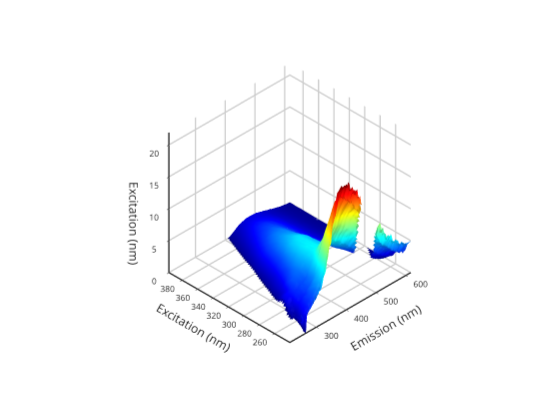

Notebook source saved alongside this figure:
### Markdown cell above
# Picking specific values

Using the graph below you can find fluorescence values at any ex/em pairs that you wish to use for fluorescnece indices such as humification index or fluorescence index.

### Code cell
% use the plotly plotting command to make the surface rotatable
graphics_toolkit ("plotly"); 
makesurfaceplot(F,em,ex)

### Figure 1 — Plotly figure (JSON) as saved in the notebook; plotly's stock layout.template omitted (floating-point values rounded to 4 significant figures; data arrays with more than 128 entries replaced by an {"elided": "..."} marker saying what was removed)
{"data": [{"autocolorscale": "false", "cauto": "false", "cmax": 19.9, "cmin": 0, "colorscale": [[0, "rgb(0,0,143)"], [0.01587, "rgb(0,0,159)"], [0.03175, "rgb(0,0,175)"], [0.04762, "rgb(0,0,191)"], [0.06349, "rgb(0,0,207)"], [0.07937, "rgb(0,0,223)"], [0.09524, "rgb(0,0,239)"], [0.1111, "rgb(0,0,255)"], [0.127, "rgb(0,15,255)"], [0.1429, "rgb(0,31,255)"], [0.1587, "rgb(0,47,255)"], [0.1746, "rgb(0,63,255)"], [0.1905, "rgb(0,79,255)"], [0.2063, "rgb(0,95,255)"], [0.2222, "rgb(0,111,255)"], [0.2381, "rgb(0,127,255)"], [0.254, "rgb(0,143,255)"], [0.2698, "rgb(0,159,255)"], [0.2857, "rgb(0,175,255)"], [0.3016, "rgb(0,191,255)"], [0.3175, "rgb(0,207,255)"], [0.3333, "rgb(0,223,255)"], [0.3492, "rgb(0,239,255)"], [0.3651, "rgb(0,255,255)"], [0.381, "rgb(15,255,239)"], [0.3968, "rgb(31,255,223)"], [0.4127, "rgb(47,255,207)"], [0.4286, "rgb(63,255,191)"], [0.4444, "rgb(79,255,175)"], [0.4603, "rgb(95,255,159)"], [0.4762, "rgb(111,255,143)"], [0.4921, "rgb(127,255,127)"], [0.5079, "rgb(143,255,111)"], [0.5238, "rgb(159,255,95)"], [0.5397, "rgb(175,255,79)"], [0.5556, "rgb(191,255,63)"], [0.5714, "rgb(207,255,47)"], [0.5873, "rgb(223,255,31)"], [0.6032, "rgb(239,255,15)"], [0.619, "rgb(255,255,0)"], [0.6349, "rgb(255,239,0)"], [0.6508, "rgb(255,223,0)"], [0.6667, "rgb(255,207,0)"], [0.6825, "rgb(255,191,0)"], [0.6984, "rgb(255,175,0)"], [0.7143, "rgb(255,159,0)"], [0.7302, "rgb(255,143,0)"], [0.746, "rgb(255,127,0)"], [0.7619, "rgb(255,111,0)"], [0.7778, "rgb(255,95,0)"], [0.7937, "rgb(255,79,0)"], [0.8095, "rgb(255,63,0)"], [0.8254, "rgb(255,47,0)"], [0.8413, "rgb(255,31,0)"], [0.8571, "rgb(255,15,0)"], [0.873, "rgb(255,0,0)"], [0.8889, "rgb(239,0,0)"], [0.9048, "rgb(223,0,0)"], [0.9206, "rgb(207,0,0)"], [0.9365, "rgb(191,0,0)"], [0.9524, "rgb(175,0,0)"], [0.9683, "rgb(159,0,0)"], [0.9841, "rgb(143,0,0)"], [1, "rgb(127,0,0)"]], "contours": {"x": {"highlight": true, "highlightcolor": "rgb(0, 0, 0)", "highlightwidth": 1, "show": false}, "y": {"highlight": true, "highlightcolor": "rgb(0, 0, 0)", "highlightwidth": 1, "show": false}, "z": {"highlight": true, "highlightcolor": "rgb(0, 0, 0)", "highlightwidth": 1, "show": false}}, "name": "", "scene": "scene", "showlegend": false, "showscale": false, "surfacecolor": {"elided": "49x125 float values"}, "type": "surface", "visibility": true, "x": [210.9, 214.1, 217.2, 220.4, 223.6, 226.7, 229.9, 233.1, 236.3, 239.5, 242.7, 245.8, 249.0, 252.2, 255.4, 258.6, 261.8, 265.0, 268.2, 271.4, 274.6, 277.9, 281.1, 284.3, 287.5, 290.7, 293.9, 297.2, 300.4, 303.6, 306.9, 310.1, 313.3, 316.6, 319.8, 323.0, 326.3, 329.5, 332.8, 336.0, 339.3, 342.5, 345.8, 349.0, 352.3, 355.5, 358.8, 362.1, 365.3, 368.6, 371.9, 375.1, 378.4, 381.7, 384.9, 388.2, 391.5, 394.8, 398.1, 401.3, 404.6, 407.9, 411.2, 414.5, 417.8, 421.1, 424.4, 427.7, 431.0, 434.2, 437.5, 440.8, 444.1, 447.5, 450.8, 454.1, 457.4, 460.7, 464.0, 467.3, 470.6, 473.9, 477.2, 480.5, 483.9, 487.2, 490.5, 493.8, 497.1, 500.5, 503.8, 507.1, 510.4, 513.7, 517.1, 520.4, 523.7, 527.0, 530.4, 533.7, 537.0, 540.4, 543.7, 547.0, 550.4, 553.7, 557.0, 560.4, 563.7, 567.0, 570.4, 573.7, 577.0, 580.4, 583.7, 587.1, 590.4, 593.7, 597.1, 600.4, 603.8, 607.1, 610.5, 613.8, 617.1], "y": [397.3, 394.0, 390.7, 387.4, 384.2, 380.9, 377.6, 374.4, 371.1, 367.8, 364.6, 361.3, 358.0, 354.8, 351.5, 348.2, 344.9, 341.7, 338.4, 335.1, 331.9, 328.6, 325.3, 322.1, 318.8, 315.5, 312.2, 309.0, 305.7, 302.4, 299.2, 295.9, 292.6, 289.4, 286.1, 282.8, 279.5, 276.3, 273, 269.7, 266.5, 263.2, 259.9, 256.6, 253.4, 250.1, 246.8, 243.6, 240.3], "z": {"elided": "49x125 float values"}}], "layout": {"height": 420, "hovermode": "closest", "margin": {"b": 0, "l": 0, "r": 0, "t": 0}, "plot_bgcolor": "rgba(0, 0, 0, 0)", "scene": {"aspectmode": "auto", "aspectratio": {"x": 1, "y": 1, "z": 1}, "camera": {"projection": {"type": "orthographic"}}, "domain": {"x": [0.13, 0.905], "y": [0.11, 0.925]}, "xaxis": {"autorange": false, "exponentformat": "none", "gridcolor": "", "gridwidth": 3, "linecolor": "rgb(38,38,38)", "linewidth": 3, "mirror": false, "range": [617.1, 210.9], "showgrid": true, "showline": true, "side": "bottom", "spikedash": "solid", "spikemode": "across", "spikesides": false, "spikethickness": 1, "tickangle": 0, "tickcolor": "rgb(38,38,38)", "tickfont": {"color": "rgb(38,38,38)", "size": 10}, "ticklen": 3, "ticks": "outside", "ticktext": ["300", "400", "500", "600"], "tickvals": [300, 400, 500, 600], "title": {"font": {"color": "rgb(38,38,38)", "size": 12}, "text": "Emission (nm)"}, "type": "linear", "visible": true, "zeroline": false}, "yaxis": {"autorange": false, "exponentformat": "none", "gridcolor": "", "gridwidth": 3, "linecolor": "rgb(38,38,38)", "linewidth": 3, "mirror": false, "range": [397.3, 240.3], "showgrid": true, "showline": true, "side": "left", "spikedash": "solid", "spikemode": "across", "spikesides": false, "spikethickness": 1, "tickangle": 0, "tickcolor": "rgb(38,38,38)", "tickfont": {"color": "rgb(38,38,38)", "size": 10}, "ticklen": 3, "ticks": "outside", "ticktext": ["260", "280", "300", "320", "340", "360", "380"], "tickvals": [260, 280, 300, 320, 340, 360, 380], "title": {"font": {"color": "rgb(38,38,38)", "size": 12}, "text": "Excitation (nm)"}, "type": "linear", "visible": true, "zeroline": false}, "zaxis": {"autorange": false, "exponentformat": "none", "gridcolor": "", "gridwidth": 3, "linecolor": "rgb(38,38,38)", "linewidth": 3, "mirror": false, "range": [0, 21.89], "showgrid": true, "showline": true, "side": "none", "spikedash": "solid", "spikemode": "across", "spikesides": false, "spikethickness": 1, "tickangle": 0, "tickcolor": "rgb(38,38,38)", "tickfont": {"color": "rgb(38,38,38)", "size": 10}, "ticklen": 3, "ticks": "outside", "ticktext": ["0", "5", "10", "15", "20"], "tickvals": [0, 5, 10, 15, 20], "title": {"font": {"color": "rgb(38,38,38)", "size": 12}, "text": "Excitation (nm)"}, "type": "linear", "visible": true, "zeroline": false}}, "showlegend": false, "width": 560}}
